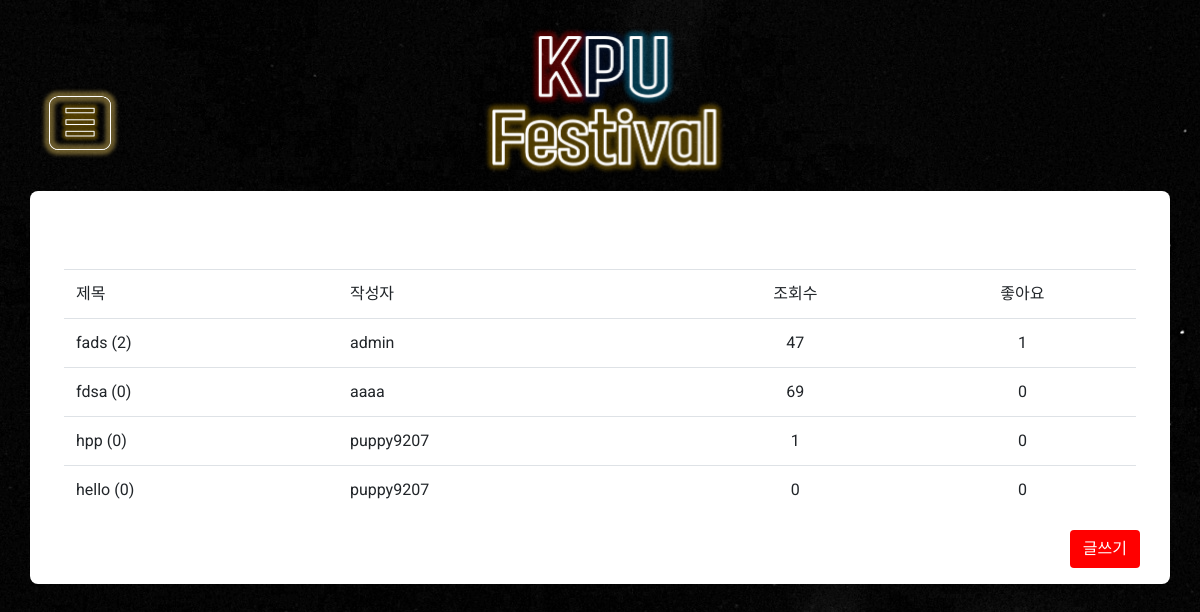
Page /board/ on the earlier database version.
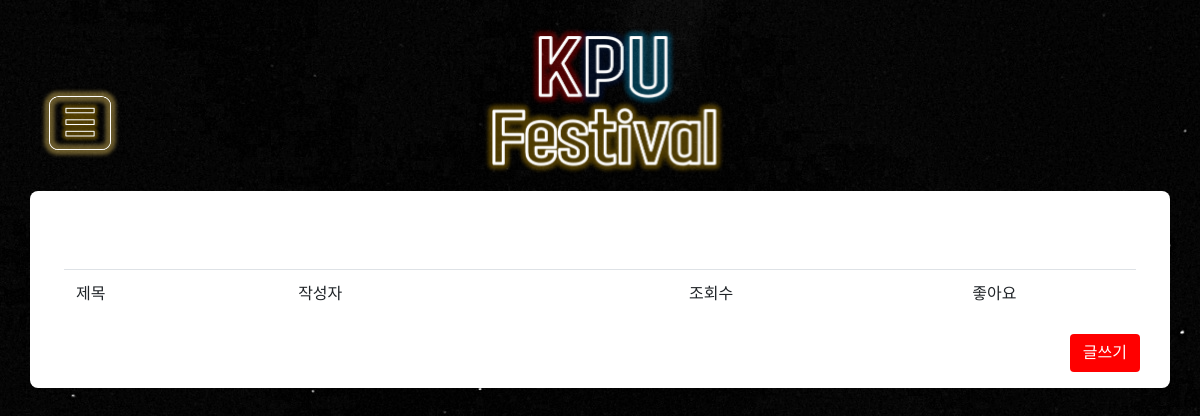
Same page on the later database version.
### board/models.py (models this page shows, shortened)
class Board(models.Model):
    author = models.ForeignKey(settings.AUTH_USER_MODEL, on_delete=models.CASCADE)
    title=models.TextField()
    image = models.FileField(upload_to="images/%Y/%m/%d", default='https://image.flaticon.com/icons/svg/149/149852.svg')
    pub_date=models.DateTimeField('date published')
    context=models.TextField()
    hits=models.PositiveIntegerField(default=0)
    like_users=models.ManyToManyField(settings.AUTH_USER_MODEL, related_name='like_users')
    hate_users=models.ManyToManyField(settings.AUTH_USER_MODEL, related_name='hate_users')
    class Meta:
        ordering=['-id']
    def summary_title(self):
        return self.title[:10]

### board/views.py (the view)
# urls.py: path('', views.board,name="board"),
def board(request):
    boards=Board.objects
    counts=Board.objects.count()
    board_list=Board.objects.all()
    paginator = Paginator(board_list,5)
    total_len=len(board_list)
    page = request.GET.get('page',1)
    posts = paginator.get_page(page)
    try:
        lines = paginator.page(page)
    except PageNotAnInteger:
        lines = paginator.page(1)
    except EmptyPage:
        lines = paginator.page(paginator.num_pages)
    index = lines.number -1
    max_index = len(paginator.page_range)
    start_index = index -2 if index >= 2 else 0
    if index < 2 :
        end_index = 5-start_index
    else :
        end_index = index+3 if index <= max_index - 3 else max_index
    page_range = list(paginator.page_range[start_index:end_index])
    context = { 'boards':boards,'board_list': lines ,'counts':counts, 'posts':posts, 'page_range':page_range, 'total_len':total_len, 'max_index':max_index-2 }
    return render (request,'board.html', context )

### board/templates/board.html (shortened to what this page needs)
{% extends 'base.html' %}
{% block content %}
{%load staticfiles%}
<link rel="stylesheet" type="text/css" href="{% static 'css/board.css' %}">
<div class="container">
  <div class="row mt-4 mx-1">
      <div class="table-responsive">
        <table class="table">
        <tbody>
          <tr>
            <td>
              <span>제목</span>
            </td>
            <td>
              <span>작성자</span>
            </td>
            <td id="td-center">
              <span>조회수</span>
            </td>
            <td id="td-center">
              <span>좋아요</span>
            </td>
          </tr>
          {% for board in posts %}
          <tr>
            <td>
              <a href="{% url 'board_detail' board.id %}">
                <span>{{board.summary_title}}</span>
                <span>({{ board.comments.count }})</span>
              </a>
            </td>
            <td>
              <span>{{ board.author }}</span>
            </td>
            <td id="td-center">
              <span>{{ board.hits }}</span>
            </td>
            <td id="td-center">
              <span>{{ board.like_users.count }}</span>
            </td>
          </tr>
          {%endfor%}
        </tbody>
        </table>
      </div>
  </div>
  {% if user.is_authenticated %}
  <a class="btn" href="{%url 'new'%}" id="right" style="color: white">글쓰기</a>
  {% else %}
  <button id="sub_button" class="btn right" data-toggle="modal" data-target="#exampleModal">글쓰기</button>
   {% endif %}
  <br>
</div>
{% endblock %}

### kpufestival/templates/base.html (shortened to what this page needs)
<!DOCTYPE html>
<html>
<head>
  {% load staticfiles %}
  <head>
    <link rel="stylesheet" href="https://stackpath.bootstrapcdn.com/bootstrap/4.3.1/css/bootstrap.min.css"
>
    <link rel="stylesheet" type="text/css" href="{% static 'css/styles.css' %}">
    <link rel="stylesheet" type="text/css" href="{% static 'css/nav.css' %}">
    <link rel="stylesheet" type="text/css" href="{% static 'css/normalize.css'%}">
    <link rel="stylesheet" href="https://cdnjs.cloudflare.com/ajax/libs/animate.css/3.7.2/animate.min.css">
  </head>
<body style="background-size: auto; background-image:url('{% static "img/nav-background.jpg"%}');">
  <div class="menu-container" onclick="openNav()">
    <img id="menu" src="{% static 'img/menu.png' %}">
  </div>
  <div id="icon-container" >
    <a href="{% url 'home' %}">
        <div class="animated flash delay-2s duration-0.5s slower">
        <div class="neon">
          <img id="icon" src="{% static 'img/kpufestival2.png' %}">
        </div>
        </div>
    </a>
  </div>
  {% block content %}
  {% endblock %}
</body>
</html>

### kpufestival/static/css/styles.css (style rules this page uses)
* { box-sizing: border-box; }
html,body { height: 100%; }
a:link,a:visited,a:active { color:inherit; }
body { font-family:'Roboto', 'Do Hyeon', sans-serif; }
.container { background-color: white; border-radius: 8px; padding:30px; }

### kpufestival/static/css/nav.css (style rules this page uses)
#icon-container { justify-content: center; display: flex; margin-top: 0.8rem; margin-bottom: 0.8rem; }
#icon { width: 18rem; }
.menu-container { float: left; }
#menu { width: 5rem; }
@media (min-width: 1025px) { .menu-container { margin-left: 2.5rem; margin-top: 4rem; } }
@media (min-width: 1025px) { #icon-container { margin-right: 7rem; } }

### kpufestival/static/css/board.css (style rules this page uses)
.btn { color: white; background-color: red; }
#td-center { text-align: center; }
#sub_button { float: right; }

Differences in the rows shown:
removed Board: summary_title "fads", comments.count "2", author "admin", hits "47", like_users.count "1"
removed Board: summary_title "fdsa", comments.count "0", author "aaaa", hits "69", like_users.count "0"
removed Board: summary_title "hpp", comments.count "0", author "puppy9207", hits "1", like_users.count "0"
removed Board: summary_title "hello", comments.count "0", author "puppy9207", hits "0", like_users.count "0"
